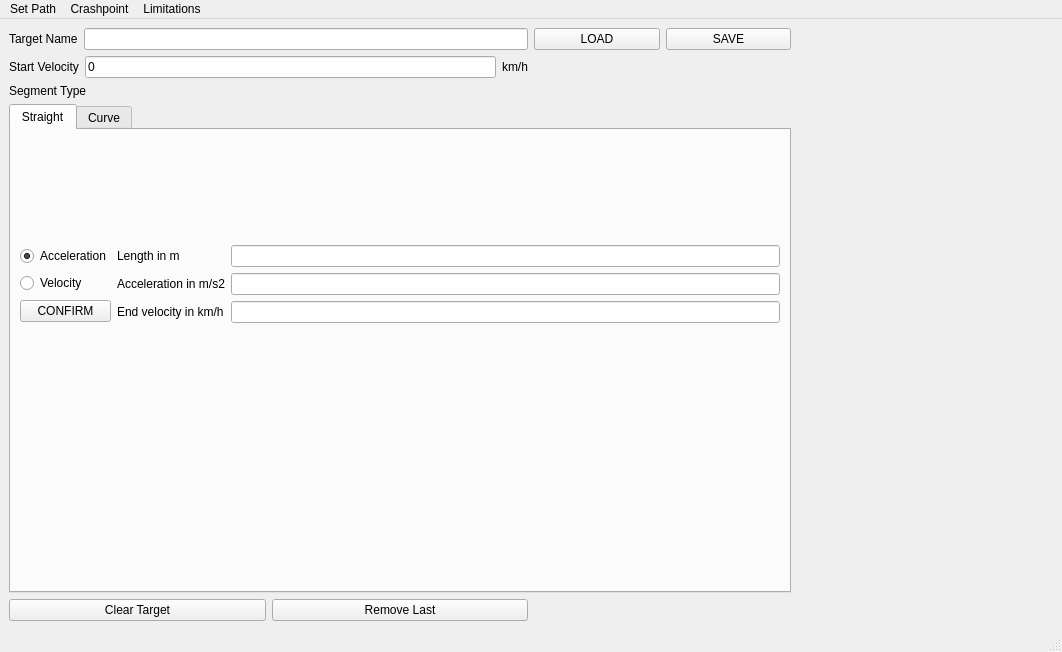
<?xml version="1.0" encoding="UTF-8"?>
<ui version="4.0">
 <class>WindowTarget</class>
 <widget class="QMainWindow" name="WindowTarget">
  <property name="geometry">
   <rect>
    <x>0</x>
    <y>0</y>
    <width>1062</width>
    <height>652</height>
   </rect>
  </property>
  <property name="windowTitle">
   <string>Create Target</string>
  </property>
  <widget class="QWidget" name="centralwidget">
   <layout class="QGridLayout" name="gridLayout_7">
    <item row="0" column="0" colspan="2">
     <layout class="QHBoxLayout" name="horizontalLayout">
      <item>
       <widget class="QLabel" name="label">
        <property name="text">
         <string>Target Name</string>
        </property>
       </widget>
      </item>
      <item>
       <widget class="QLineEdit" name="target_name"/>
      </item>
     </layout>
    </item>
    <item row="0" column="2">
     <layout class="QHBoxLayout" name="horizontalLayout_2">
      <item>
       <widget class="QPushButton" name="bLoad">
        <property name="text">
         <string>LOAD</string>
        </property>
       </widget>
      </item>
      <item>
       <widget class="QPushButton" name="bSave">
        <property name="text">
         <string>SAVE</string>
        </property>
       </widget>
      </item>
     </layout>
    </item>
    <item row="0" column="3" rowspan="4">
     <layout class="QGridLayout" name="view_layout"/>
    </item>
    <item row="1" column="0" colspan="2">
     <layout class="QHBoxLayout" name="horizontalLayout_3">
      <item>
       <widget class="QLabel" name="label_6">
        <property name="text">
         <string>Start Velocity</string>
        </property>
       </widget>
      </item>
      <item>
       <widget class="QLineEdit" name="start_velocity">
        <property name="text">
         <string>0</string>
        </property>
       </widget>
      </item>
      <item>
       <widget class="QLabel" name="label_11">
        <property name="text">
         <string>km/h</string>
        </property>
       </widget>
      </item>
     </layout>
    </item>
    <item row="2" column="0" colspan="3">
     <layout class="QVBoxLayout" name="verticalLayout">
      <item>
       <widget class="QLabel" name="label_2">
        <property name="text">
         <string>Segment Type</string>
        </property>
       </widget>
      </item>
      <item>
       <widget class="QTabWidget" name="tabWidget">
        <property name="currentIndex">
         <number>0</number>
        </property>
        <widget class="QWidget" name="straight_tab">
         <attribute name="title">
          <string>Straight</string>
         </attribute>
         <layout class="QGridLayout" name="gridLayout_3">
          <item row="0" column="1">
           <layout class="QGridLayout" name="gridLayout">
            <item row="2" column="1">
             <widget class="QLineEdit" name="straight_velocity"/>
            </item>
            <item row="0" column="1">
             <widget class="QLineEdit" name="straight_length"/>
            </item>
            <item row="2" column="0">
             <widget class="QLabel" name="label_5">
              <property name="text">
               <string>End velocity in km/h</string>
              </property>
             </widget>
            </item>
            <item row="1" column="0">
             <widget class="QLabel" name="label_4">
              <property name="text">
               <string>Acceleration in m/s2</string>
              </property>
             </widget>
            </item>
            <item row="0" column="0">
             <widget class="QLabel" name="label_3">
              <property name="text">
               <string>Length in m</string>
              </property>
             </widget>
            </item>
            <item row="1" column="1">
             <widget class="QLineEdit" name="straight_acceleration"/>
            </item>
           </layout>
          </item>
          <item row="0" column="0">
           <layout class="QGridLayout" name="gridLayout_2">
            <item row="0" column="0">
             <widget class="QRadioButton" name="rAcceleration_straight">
              <property name="text">
               <string>Acceleration</string>
              </property>
              <property name="checked">
               <bool>true</bool>
              </property>
             </widget>
            </item>
            <item row="1" column="0">
             <widget class="QRadioButton" name="rVelocity_straight">
              <property name="text">
               <string>Velocity</string>
              </property>
             </widget>
            </item>
            <item row="2" column="0">
             <widget class="QPushButton" name="bConfirm_straight">
              <property name="text">
               <string>CONFIRM</string>
              </property>
             </widget>
            </item>
           </layout>
          </item>
          <item row="1" column="0" colspan="2">
           <widget class="QLabel" name="invalid_segment_label">
            <property name="maximumSize">
             <size>
              <width>16777215</width>
              <height>40</height>
             </size>
            </property>
            <property name="font">
             <font>
              <pointsize>9</pointsize>
              <weight>75</weight>
              <bold>true</bold>
             </font>
            </property>
            <property name="styleSheet">
             <string notr="true">color:red;</string>
            </property>
            <property name="text">
             <string/>
            </property>
            <property name="alignment">
             <set>Qt::AlignCenter</set>
            </property>
           </widget>
          </item>
         </layout>
        </widget>
        <widget class="QWidget" name="curve_tab">
         <attribute name="title">
          <string>Curve</string>
         </attribute>
         <layout class="QGridLayout" name="gridLayout_6">
          <item row="0" column="1">
           <layout class="QGridLayout" name="gridLayout_5">
            <item row="2" column="1">
             <widget class="QLineEdit" name="curve_acceleration"/>
            </item>
            <item row="0" column="1">
             <widget class="QLineEdit" name="curve_angle"/>
            </item>
            <item row="2" column="0">
             <widget class="QLabel" name="label_7">
              <property name="text">
               <string>Acceleration in m/s2</string>
              </property>
             </widget>
            </item>
            <item row="1" column="0">
             <widget class="QLabel" name="label_8">
              <property name="text">
               <string>Radius in m</string>
              </property>
             </widget>
            </item>
            <item row="0" column="0">
             <widget class="QLabel" name="label_9">
              <property name="text">
               <string>Angle in degree</string>
              </property>
             </widget>
            </item>
            <item row="1" column="1">
             <widget class="QLineEdit" name="curve_radius"/>
            </item>
            <item row="3" column="0">
             <widget class="QLabel" name="label_10">
              <property name="text">
               <string>End velocity in km/h</string>
              </property>
             </widget>
            </item>
            <item row="3" column="1">
             <widget class="QLineEdit" name="curve_velocity"/>
            </item>
           </layout>
          </item>
          <item row="0" column="0">
           <layout class="QGridLayout" name="gridLayout_4">
            <item row="0" column="0">
             <widget class="QRadioButton" name="rAcceleration_curve">
              <property name="text">
               <string>Acceleration</string>
              </property>
              <property name="checked">
               <bool>true</bool>
              </property>
             </widget>
            </item>
            <item row="1" column="0">
             <widget class="QRadioButton" name="rVelocity_curve">
              <property name="text">
               <string>Velocity</string>
              </property>
             </widget>
            </item>
            <item row="2" column="0">
             <widget class="QPushButton" name="bConfirm_curve">
              <property name="text">
               <string>CONFIRM</string>
              </property>
             </widget>
            </item>
           </layout>
          </item>
          <item row="1" column="0" colspan="2">
           <widget class="QLabel" name="invalid_segment_label_curve">
            <property name="maximumSize">
             <size>
              <width>16777215</width>
              <height>40</height>
             </size>
            </property>
            <property name="font">
             <font>
              <weight>75</weight>
              <bold>true</bold>
             </font>
            </property>
            <property name="styleSheet">
             <string notr="true">color:red;</string>
            </property>
            <property name="text">
             <string/>
            </property>
            <property name="alignment">
             <set>Qt::AlignCenter</set>
            </property>
           </widget>
          </item>
         </layout>
        </widget>
       </widget>
      </item>
     </layout>
    </item>
    <item row="3" column="0">
     <widget class="QPushButton" name="bClearTable">
      <property name="text">
       <string>Clear Target</string>
      </property>
     </widget>
    </item>
    <item row="3" column="1">
     <widget class="QPushButton" name="bDeleteLast">
      <property name="text">
       <string>Remove Last</string>
      </property>
     </widget>
    </item>
    <item row="4" column="0" colspan="4">
     <layout class="QGridLayout" name="table_layout" columnminimumwidth="0">
      <property name="sizeConstraint">
       <enum>QLayout::SetDefaultConstraint</enum>
      </property>
     </layout>
    </item>
   </layout>
  </widget>
  <widget class="QMenuBar" name="menubar">
   <property name="geometry">
    <rect>
     <x>0</x>
     <y>0</y>
     <width>1062</width>
     <height>20</height>
    </rect>
   </property>
   <widget class="QMenu" name="menuSet_Path">
    <property name="title">
     <string>Set Path</string>
    </property>
   </widget>
   <widget class="QMenu" name="menuCrashpoint">
    <property name="title">
     <string>Crashpoint</string>
    </property>
   </widget>
   <widget class="QMenu" name="menuLimitations">
    <property name="title">
     <string>Limitations</string>
    </property>
    <widget class="QMenu" name="menuMax_velocity_in_km_h">
     <property name="title">
      <string>Max. velocity in km/h</string>
     </property>
    </widget>
    <addaction name="actionMax_acceleration_in_m_s2"/>
    <addaction name="menuMax_velocity_in_km_h"/>
   </widget>
   <addaction name="menuSet_Path"/>
   <addaction name="menuCrashpoint"/>
   <addaction name="menuLimitations"/>
  </widget>
  <widget class="QStatusBar" name="statusbar"/>
  <action name="actionMax_acceleration_in_m_s2">
   <property name="text">
    <string>Max. acceleration in m/s2 </string>
   </property>
  </action>
 </widget>
 <tabstops>
  <tabstop>target_name</tabstop>
  <tabstop>start_velocity</tabstop>
  <tabstop>straight_length</tabstop>
  <tabstop>straight_acceleration</tabstop>
  <tabstop>straight_velocity</tabstop>
  <tabstop>curve_angle</tabstop>
  <tabstop>curve_radius</tabstop>
  <tabstop>curve_acceleration</tabstop>
  <tabstop>curve_velocity</tabstop>
  <tabstop>rAcceleration_curve</tabstop>
  <tabstop>rVelocity_curve</tabstop>
  <tabstop>bConfirm_curve</tabstop>
  <tabstop>rVelocity_straight</tabstop>
  <tabstop>tabWidget</tabstop>
  <tabstop>rAcceleration_straight</tabstop>
  <tabstop>bConfirm_straight</tabstop>
  <tabstop>bLoad</tabstop>
  <tabstop>bClearTable</tabstop>
  <tabstop>bDeleteLast</tabstop>
  <tabstop>bSave</tabstop>
 </tabstops>
 <resources/>
 <connections/>
</ui>
